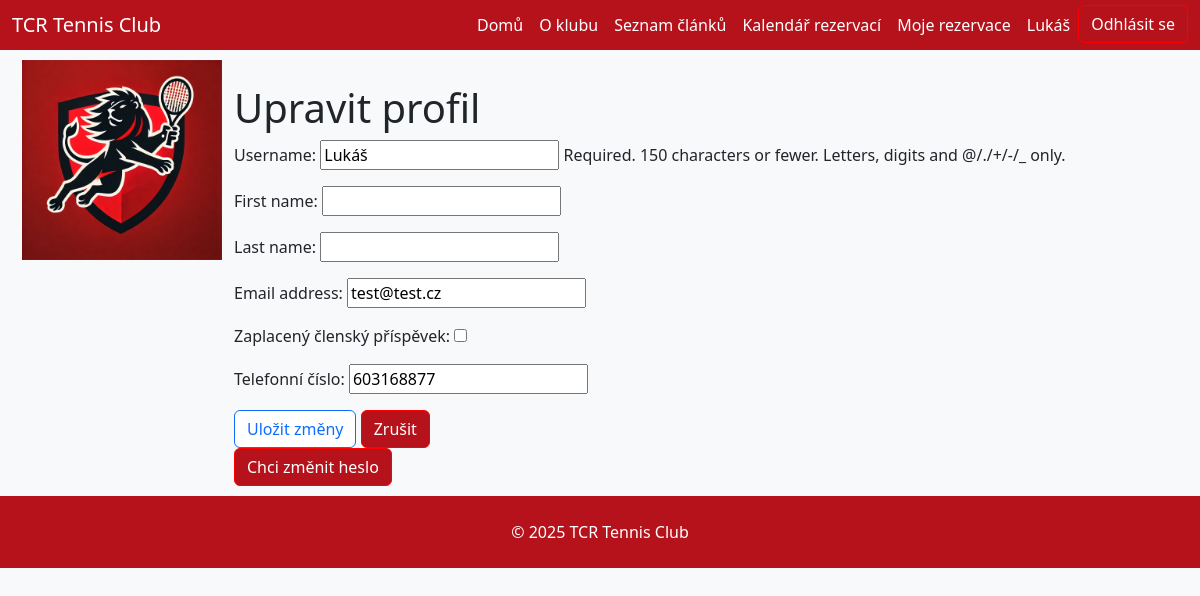
Before: /profil/edit/ (signed in) with the older database file.
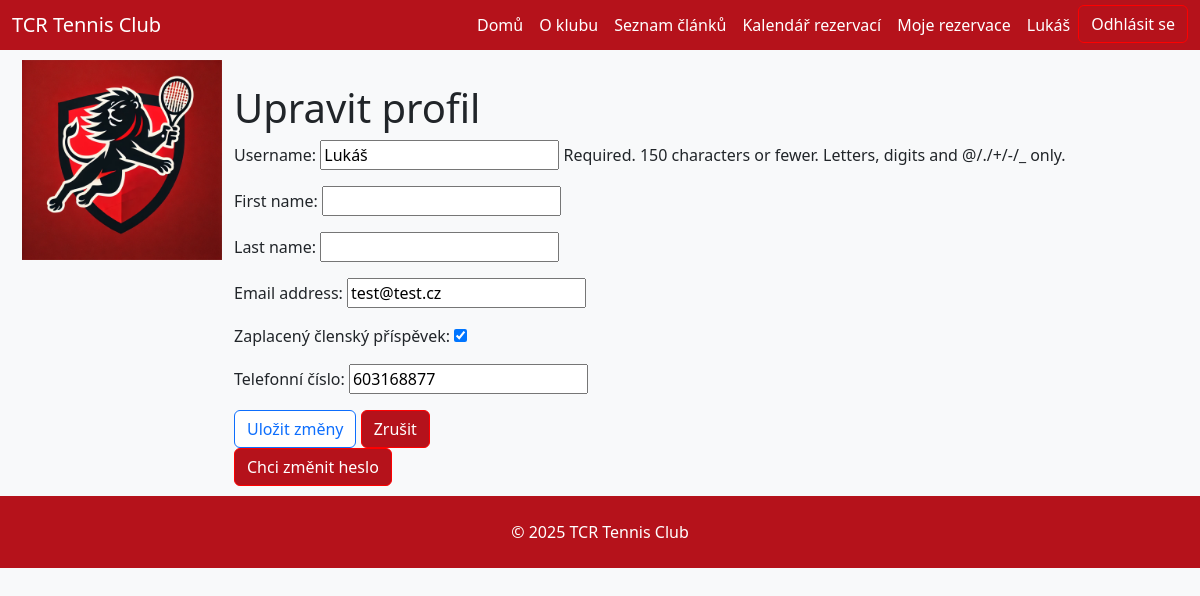
After: the same page with the newer database file.
### users/models.py (models this page shows, shortened)
class CustomUser(AbstractUser):
    membership_paid = models.BooleanField(default=False, verbose_name="Zaplacený členský příspěvek")
    roles = models.ManyToManyField(Role, through='UserRole', related_name="users", blank=True)
    membership_paid = models.BooleanField(default=False, verbose_name="Zaplacený členský příspěvek")
    roles = models.ManyToManyField(Role, through='UserRole', related_name="users", blank=True)
    phone_number = models.CharField(
        max_length=20,
        verbose_name="Telefonní číslo",
        validators=[
            RegexValidator(r'^\+?[\d\s]+$', 'Zadejte platné telefonní číslo.')
            ],
        blank=False,
        null=False
    )

### users/views.py (the view)
# urls.py: path('profil/edit/', edit_profile, name='edit_profile'),
@login_required
def edit_profile(request):
    if request.method == 'POST':
        form = CustomUserForm(request.POST, instance=request.user)
        if form.is_valid():
            form.save()
            return redirect('profile')  # pojmenuj si podle své URL
    else:
        form = CustomUserForm(instance=request.user)
    return render(request, 'edit_profile.html', {'form': form})

### users/forms.py
class CustomUserForm(UserChangeForm):
    password = None  # nechceme zobrazovat pole pro heslo
    class Meta:
        model = CustomUser
        fields = ['username', 'first_name', 'last_name', 'email', 'membership_paid', 'phone_number']

### users/templates/edit_profile.html (shortened to what this page needs)
{% extends "base.html" %}
{% load static %}
{% block content %}
<div class="container mt-4">
  <h1>Upravit profil</h1>
  <form method="post">
    {{ form.as_p }}
    <button type="submit" class="btn btn-custom2">Uložit změny</button>
    <a href="{% url 'profile' %}" class="btn btn-custom">Zrušit</a>
  </form>
  <a href="{% url 'change_password' %}" class="btn btn-custom">Chci změnit heslo</a>
</div>
{% endblock %}

### core/templates/header.html (shortened to what this page needs)
{% load static %}
<header>
  <nav class="navbar navbar-expand-lg" style="background-color: #b5121b; height: 50px;">
    <div class="container-fluid">
      <a class="navbar-brand text-white" href="{% url 'home' %}">TCR Tennis Club</a>
      <div class="collapse navbar-collapse" id="navbarSupportedContent">
        <ul class="navbar-nav ms-auto mb-2 mb-lg-0">
          <li class="nav-item"><a class="nav-link text-white" href="{% url 'home' %}">Domů</a></li>
          <li class="nav-item"><a class="nav-link text-white" href="{% url 'about' %}">O klubu</a></li>
          <li class="nav-item"><a class="nav-link text-white" href="{% url 'article_list' %}">Seznam článků</a></li>
          <li class="nav-item"><a class="nav-link text-white" href="{% url 'calendar' %}">Kalendář rezervací</a></li>
          <li class="nav-item"><a class="nav-link text-white" href="{% url 'my_reservations' %}">Moje rezervace</a></li>
          {% if user.is_authenticated %}
            <li class="nav-item"><a class="nav-link text-white" href="{% url 'profile' %}">
                {{ user.get_full_name|default:user.username }}
              </a>
            </li>
            <form action="{% url 'logout' %}" method="post" style="display:inline;">
              <button type="submit" class="btn btn-custom">Odhlásit se</button>
            </form>
          {% endif %}
        </ul>
      </div>
    </div>
  </nav>
</header>

Changed rows visible on the page:
changed CustomUser "Lukáš": membership_paid "☐" → "☑"
